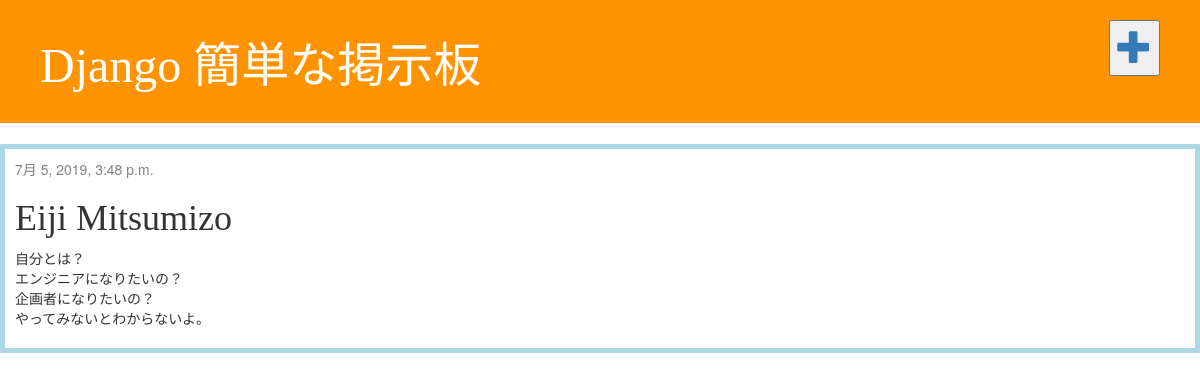
The app's page /post/17/ with its own data.
### blog/models.py (models this page shows, shortened)
class Data(models.Model):
    name = models.CharField(max_length=200)
    content = models.TextField()
    time = models.DateTimeField(default=timezone.now())
    ipaddress = models.GenericIPAddressField(default="127.0.0.1")
    person_id = models.CharField(max_length=100, default='')

### blog/views.py (the view)
# urls.py: path('post/<int:pk>/', views.post_detail, name='post_detail'),
def post_detail(request, pk):
    data = get_object_or_404(Data, pk=pk)
    return render(request, 'blog/post_detail.html', {'data': data})

### blog/templates/blog/post_detail.html
{% extends 'blog/base.html' %}
{% block content %}
    <div class="post">
        {% if data.time %}
            <div class="date">
                {{ data.time }}
            </div>
        {% endif %}
        <h1>{{ data.name }}</h1>
        <p>{{ data.content|linebreaksbr }}</p>
    </div>
{% endblock %}

### blog/static/css/blog.css (style rules this page uses)
h1, h2, h3, h4 { font-family: 'Lobster', cursive; }
.date { color: #828282; }
.post { margin-bottom: 70px; padding: 10px; border: solid 5px lightblue; }

### records on screen
Data: time "7月 5, 2019, 3:48 p.m.", name "Eiji Mitsumizo", content "自分とは？ エンジニアになりたいの？ 企画者になりたいの？ やってみないとわからないよ。"
